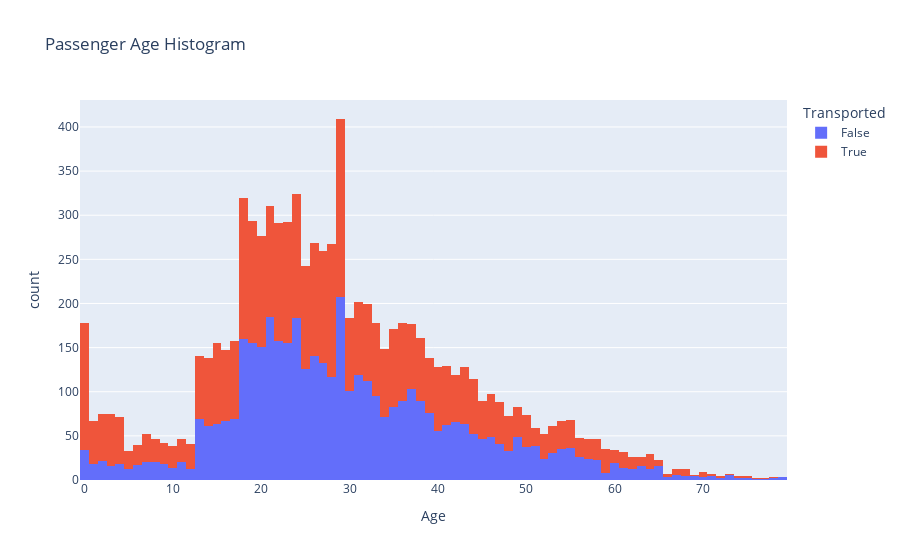

Notebook code cell kept with this figure:
### Code cell
#let's take a closer look at passenger age and transported stats 

fig = px.histogram(train_data, x='Age', title = "Passenger Age Histogram", color= train_data['Transported'])
fig.show()

### Figure 1 — Plotly figure (JSON) as saved in the notebook; plotly's stock layout.template omitted (floating-point values rounded to 4 significant figures; data arrays with more than 128 entries replaced by an {"elided": "..."} marker saying what was removed)
{"data": [{"alignmentgroup": "True", "bingroup": "x", "hovertemplate": "Transported=False<br>Age=%{x}<br>count=%{y}<extra></extra>", "legendgroup": "False", "marker": {"color": "#636efa", "pattern": {"shape": ""}}, "name": "False", "offsetgroup": "False", "orientation": "v", "showlegend": true, "type": "histogram", "x": {"elided": "4315 float values"}, "xaxis": "x", "yaxis": "y"}, {"alignmentgroup": "True", "bingroup": "x", "hovertemplate": "Transported=True<br>Age=%{x}<br>count=%{y}<extra></extra>", "legendgroup": "True", "marker": {"color": "#EF553B", "pattern": {"shape": ""}}, "name": "True", "offsetgroup": "True", "orientation": "v", "showlegend": true, "type": "histogram", "x": {"elided": "4378 float values"}, "xaxis": "x", "yaxis": "y"}], "layout": {"barmode": "relative", "legend": {"title": {"text": "Transported"}, "tracegroupgap": 0}, "title": {"text": "Passenger Age Histogram"}, "xaxis": {"anchor": "y", "domain": [0, 1], "title": {"text": "Age"}}, "yaxis": {"anchor": "x", "domain": [0, 1], "title": {"text": "count"}}}}
